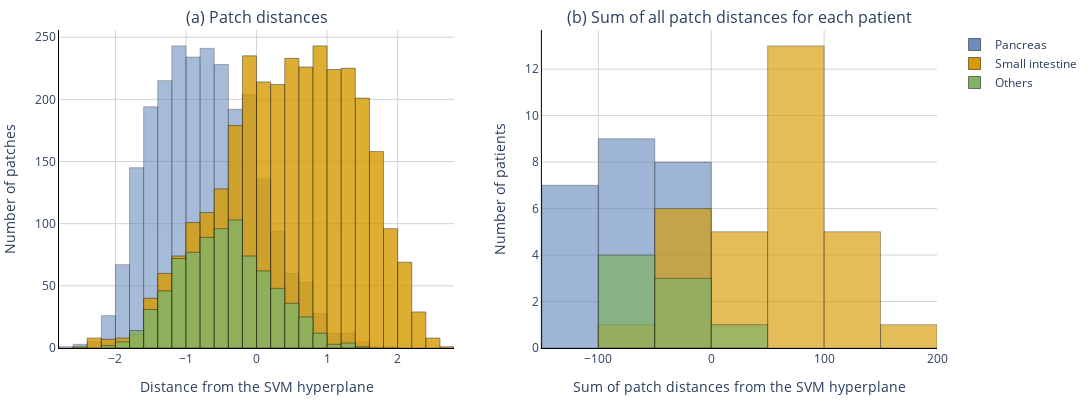

The cell this chart's notebook holds for it:
### Markdown cell above
Visualization

### Code cell
fig = sp.make_subplots(rows=1, cols=2, subplot_titles=['(a) Patch distances', '(b) Sum of all patch distances for each patient'])

xbins_patch_level = dict(start=-15,end=15, size=0.2)
fig.add_trace(go.Histogram(x=patch_distances[data_tree.Origin.PANCREAS], xbins=xbins_patch_level, autobinx=False, marker={'color':'#6C8EBF', 'opacity':0.6}, name='Pancreas'), row=1, col=1)
fig.add_trace(go.Histogram(x=patch_distances[data_tree.Origin.SI], xbins=xbins_patch_level, autobinx=False, marker={'color':'#D79B01', 'opacity':0.8}, name='Small intestine'), row=1, col=1)
fig.add_trace(go.Histogram(x=patch_distances[data_tree.Origin.OTHER], xbins=xbins_patch_level, autobinx=False, marker={'color':'#81B366', 'opacity':0.8}, name='Others'), row=1, col=1)

xbins_patient_level = dict(start=-500,end=500, size=50)
fig.add_trace(go.Histogram(x=patient_sum_patch_distances[data_tree.Origin.PANCREAS], xbins=xbins_patient_level, autobinx=False, marker={'color':'#6C8EBF', 'opacity':0.65}, showlegend=False), row=1, col=2)
fig.add_trace(go.Histogram(x=patient_sum_patch_distances[data_tree.Origin.SI], xbins=xbins_patient_level, autobinx=False, marker={'color':'#D79B01', 'opacity':0.65}, showlegend=False), row=1, col=2)
fig.add_trace(go.Histogram(x=patient_sum_patch_distances[data_tree.Origin.OTHER], xbins=xbins_patient_level, autobinx=False, marker={'color':'#81B366', 'opacity':0.7}, showlegend=False), row=1, col=2)

fig.update_xaxes(showline=True, linecolor='black', gridcolor='lightgrey')
fig.update_yaxes(showline=True, linecolor='black', gridcolor='lightgrey')

# Overlay both histograms
fig.update_layout(barmode='overlay', plot_bgcolor='white',
                  xaxis_title='Distance from the SVM hyperplane', xaxis2_title='Sum of patch distances from the SVM hyperplane',
                  yaxis_title='Number of patches', yaxis2_title='Number of patients',
                  margin=dict(l=10, r=10, t=30, b=10), height=402, width=1102)
fig.update_traces(marker_line_width=0.5,marker_line_color="black")

fig.show()

### Figure 1 — Plotly figure (JSON) as saved in the notebook; plotly's stock layout.template omitted (floating-point values rounded to 4 significant figures; data arrays with more than 128 entries replaced by an {"elided": "..."} marker saying what was removed)
{"data": [{"autobinx": false, "marker": {"color": "#6C8EBF", "line": {"color": "black", "width": 0.5}, "opacity": 0.6}, "name": "Pancreas", "type": "histogram", "x": {"elided": "2400 float values"}, "xaxis": "x", "xbins": {"end": 15, "size": 0.2, "start": -15}, "yaxis": "y"}, {"autobinx": false, "marker": {"color": "#D79B01", "line": {"color": "black", "width": 0.5}, "opacity": 0.8}, "name": "Small intestine", "type": "histogram", "x": {"elided": "3100 float values"}, "xaxis": "x", "xbins": {"end": 15, "size": 0.2, "start": -15}, "yaxis": "y"}, {"autobinx": false, "marker": {"color": "#81B366", "line": {"color": "black", "width": 0.5}, "opacity": 0.8}, "name": "Others", "type": "histogram", "x": {"elided": "800 float values"}, "xaxis": "x", "xbins": {"end": 15, "size": 0.2, "start": -15}, "yaxis": "y"}, {"autobinx": false, "marker": {"color": "#6C8EBF", "line": {"color": "black", "width": 0.5}, "opacity": 0.65}, "showlegend": false, "type": "histogram", "x": [-64.17, -131.3, -80.46, -31.93, -107.7, -104.1, -60.23, -106.5, -73.74, -34.51, -80.21, -7.939, -62.59, -58.22, -30.57, -41.33, -77.12, -44.97, -74.6, -128.3, -103.9, -35.44, -34.19, -109.2], "xaxis": "x2", "xbins": {"end": 500, "size": 50, "start": -500}, "yaxis": "y2"}, {"autobinx": false, "marker": {"color": "#D79B01", "line": {"color": "black", "width": 0.5}, "opacity": 0.65}, "showlegend": false, "type": "histogram", "x": [23.88, 28.77, 108.8, -29.87, -12.17, 117.8, 1.311, 59.9, 118.3, -41.34, 66.05, -72.18, -11.15, 52.34, 18.03, 112.9, 53.23, 91.8, 50.37, 74.76, 62.23, -27.72, 6.255, 172.5, 67.92, 117.7, 94.02, 74.2, 58.03, 78.72, -10.49], "xaxis": "x2", "xbins": {"end": 500, "size": 50, "start": -500}, "yaxis": "y2"}, {"autobinx": false, "marker": {"color": "#81B366", "line": {"color": "black", "width": 0.5}, "opacity": 0.7}, "showlegend": false, "type": "histogram", "x": [-48.43, -58.25, -60.55, -35.23, 0.5044, -73.58, -65.75, -20.67], "xaxis": "x2", "xbins": {"end": 500, "size": 50, "start": -500}, "yaxis": "y2"}], "layout": {"annotations": [{"font": {"size": 16}, "showarrow": false, "text": "(a) Patch distances", "x": 0.225, "xanchor": "center", "xref": "paper", "y": 1, "yanchor": "bottom", "yref": "paper"}, {"font": {"size": 16}, "showarrow": false, "text": "(b) Sum of all patch distances for each patient", "x": 0.775, "xanchor": "center", "xref": "paper", "y": 1, "yanchor": "bottom", "yref": "paper"}], "barmode": "overlay", "height": 402, "margin": {"b": 10, "l": 10, "r": 10, "t": 30}, "plot_bgcolor": "white", "width": 1102, "xaxis": {"anchor": "y", "domain": [0, 0.45], "gridcolor": "lightgrey", "linecolor": "black", "showline": true, "title": {"text": "Distance from the SVM hyperplane"}}, "xaxis2": {"anchor": "y2", "domain": [0.55, 1], "gridcolor": "lightgrey", "linecolor": "black", "showline": true, "title": {"text": "Sum of patch distances from the SVM hyperplane"}}, "yaxis": {"anchor": "x", "domain": [0, 1], "gridcolor": "lightgrey", "linecolor": "black", "showline": true, "title": {"text": "Number of patches"}}, "yaxis2": {"anchor": "x2", "domain": [0, 1], "gridcolor": "lightgrey", "linecolor": "black", "showline": true, "title": {"text": "Number of patients"}}}}
